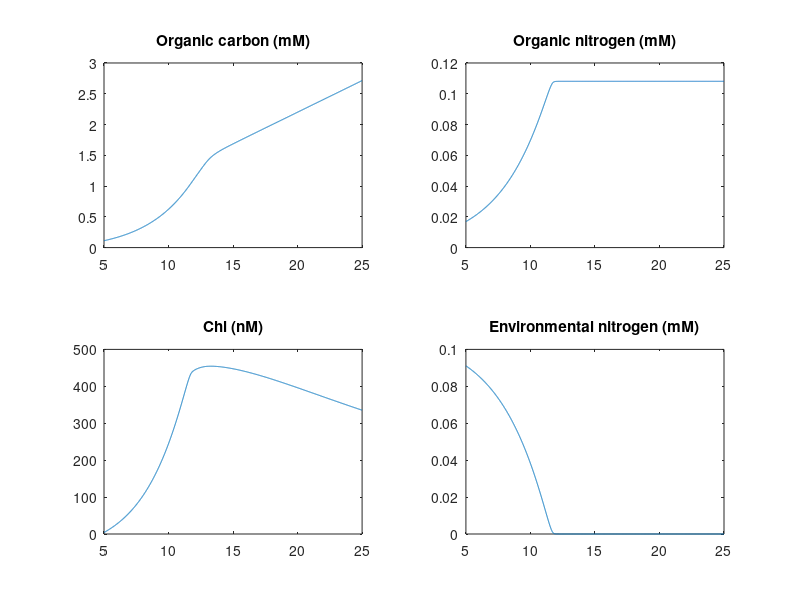

Source code (MATLAB):
%%%%%%%%%%%%%%%%%%%%%%%%%%%%%%%%%%%%%%%%%%%%%%%%%%%%
%%% PARAMETERS %%%%%%%%%%%%%%%%%%%%%%%%%%%%%%%%%%%%%
%%%%%%%%%%%%%%%%%%%%%%%%%%%%%%%%%%%%%%%%%%%%%%%%%%%%
CNpro=6.6;       %CN ratio of protein
KN   =0.002;      %half-saturation constant  
mu   =0.234;     %max protein synthesis rate
CHsyn=2.19;      %max photosynthetic rate
m_ex =1.43;      %maximum excretion rate
R_ex =13.49;     %CN above which excretion happens
tau  =9.59;      %photoacclimation time
b    =0.05705;   %change in Chl:N relative to N:C

%%%%%%%%%%%%%%%%%%%%%%%%%%%%%%%%%%%%%%%%%%%%%%%%%%%%
%%% LOGISTICS %%%%%%%%%%%%%%%%%%%%%%%%%%%%%%%%%%%%%%
%%%%%%%%%%%%%%%%%%%%%%%%%%%%%%%%%%%%%%%%%%%%%%%%%%%%
dt = 0.01;       %timestep
n=25/dt;         %number of solution points
CH=NaN(n,1);     %container for organic C
PR=NaN(n,1);     %container for organic N
theta=NaN(n,1);  %container for Chl/PR ratio
N=NaN(n,1);      %container for environmental N

%%%%%%%%%%%%%%%%%%%%%%%%%%%%%%%%%%%%%%%%%%%%%%%%%%%%
%%% INITIAL CONDITIONS %%%%%%%%%%%%%%%%%%%%%%%%%%%%%
%%%%%%%%%%%%%%%%%%%%%%%%%%%%%%%%%%%%%%%%%%%%%%%%%%%%
CH(1)    = 0.112;           %initial organic C
PR(1)    = 0.0169;           %initial organic N
theta(1) = (4.1/1E6)/0.0169; %initial Chl/PR ratio
N(1)     = 0.0911;           %initial environmental N

%%%%%%%%%%%%%%%%%%%%%%%%%%%%%%%%%%%%%%%%%%%%%%%%%%%%
%%% EULER FORWARD LOOP %%%%%%%%%%%%%%%%%%%%%%%%%%%%%
%%%%%%%%%%%%%%%%%%%%%%%%%%%%%%%%%%%%%%%%%%%%%%%%%%%%
for t=2:n
    %PRsynth = mu*N(t-1)/(KN + sqrt(KN*N(t-1)) + N(t-1));             %protein synthesis
    PRsynth = mu*N(t-1)/(KN + N(t-1));             %protein synthesis
    theta0  = b*(PR(t-1)/CH(t-1));               %target Chl/PR ratio
    Chl     = theta(t-1)*PR(t-1);                %cellular Chl
    Rcell   = CH(t-1)/PR(t-1);                   %C:N ratio
    excr    = (1/2)*m_ex*(1+tanh(Rcell - R_ex)); %excretion of excess C
    
    dCH_dt    = dt*PR(t-1)*(CHsyn - excr);       %Euler CH increment
    dtheta_dt = dt*(1/tau)*(theta0-theta(t-1));  %theta increment
    dPR_dt    = dt*PR(t-1)*PRsynth;              %PR increment            
    dN_dt     = -dPR_dt/(1+exp(-10000*N(t-1))); %N increment 
    
    CH(t)    = CH(t-1) + dCH_dt;       %Euler CH update
    PR(t)    = PR(t-1) + dPR_dt;       %PR update
    theta(t) = theta(t-1) + dtheta_dt; %theta update
    N(t)     = N(t-1) + dN_dt;         %N update 
end

%%%%%%%%%%%%%%%%%%%%%%%%%%%%%%%%%%%%%%%%%%%%%%%%%%%%%
%%% PLOTS %%%%%%%%%%%%%%%%%%%%%%%%%%%%%%%%%%%%%%%%%%%
%%%%%%%%%%%%%%%%%%%%%%%%%%%%%%%%%%%%%%%%%%%%%%%%%%%%%
ts = linspace(5,25,n);
figure(2)
subplot(2,2,1); plot(ts,CH); title('Organic carbon (mM)');
subplot(2,2,2); plot(ts,PR); title('Organic nitrogen (mM)');
subplot(2,2,3); plot(ts,theta.*PR*1E6); title('Chl (nM)'); 
subplot(2,2,4); plot(ts,N); title('Environmental nitrogen (mM)')
